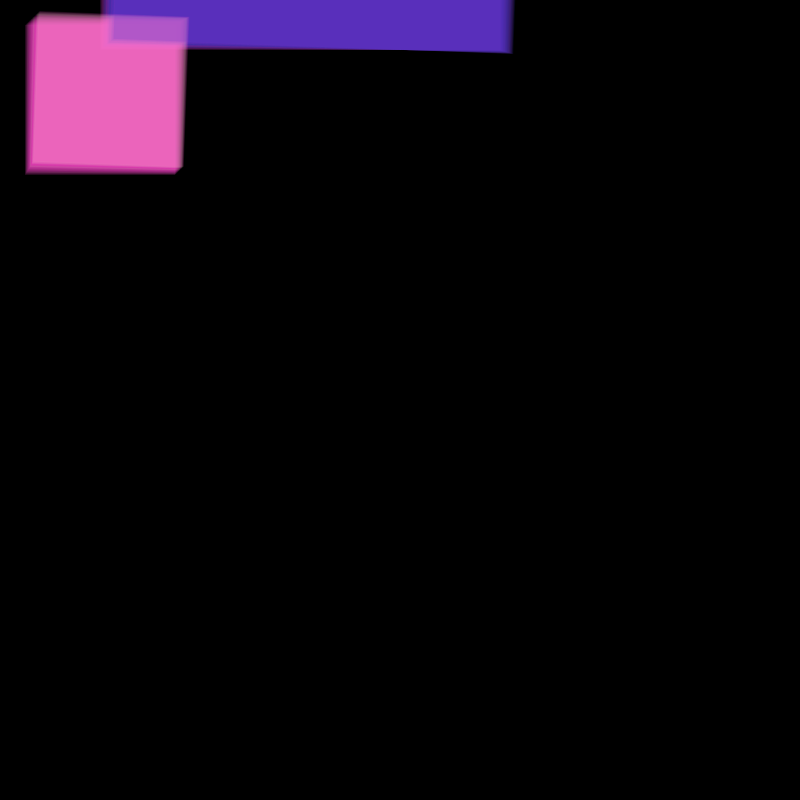
Frame 1 (no input)
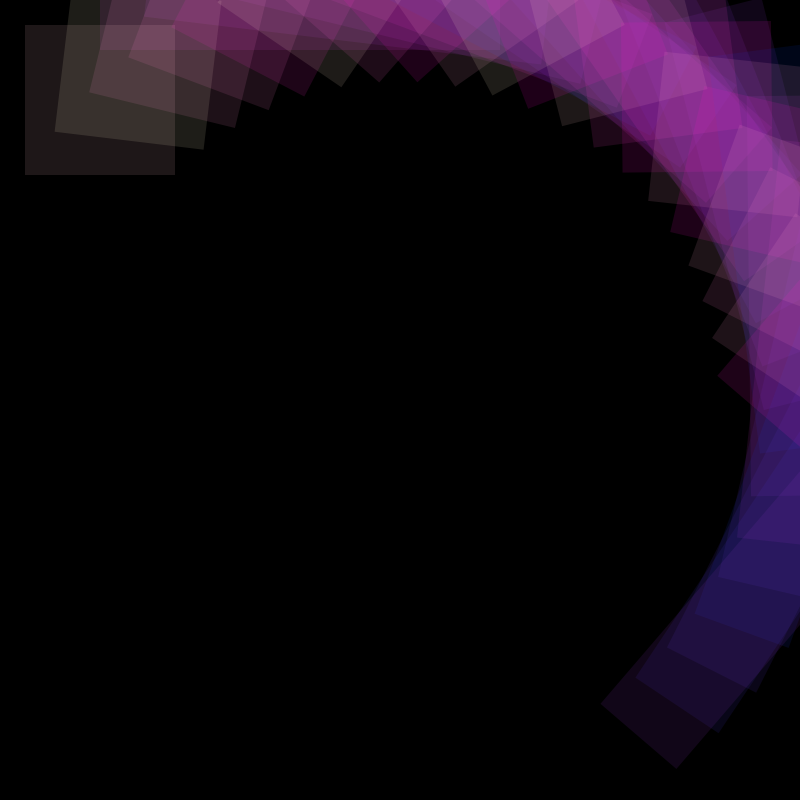
Frame 60 (the mouse pressed at the canvas centre just before this capture)
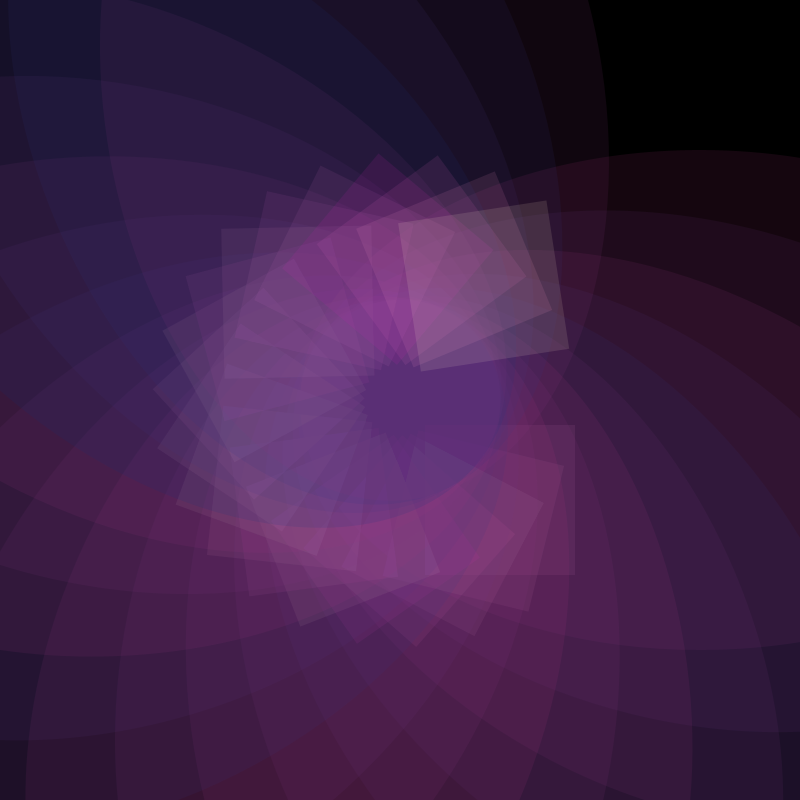
Frame 120 (the mouse held since frame 60 and released just before this capture)

The Processing sketch that drew these frames (run headless with seeded random() and noise(); from frame 60 on, the mouse is pressed at the canvas centre):

// Processing sketch: processing_148750
// ── processing_148750.pde

int speed=20;
float b =150;
float c = 7;   
int d=1;
float vel;
float sum =0.001;
int value ;

   
void setup()
{
  size(800, 800);
  smooth();
  noStroke();
  ellipseMode(CENTER);
  rectMode(CENTER);
   
}
   
void draw()
{
  noCursor();
  background(0);
  translate(width/2, height/2);
   
  vel+=sum;
  for(int s = 0; s < speed; s++)
  {      fill(random(255),47,203,30);

    if(mousePressed==true){
          fill(random(203),47,126,30);
    ellipse(mouseX-100, mouseY-400, mouseX+400, mouseY+100);
        key();

            rotate(vel);

    }
    if(mousePressed==false){
         rect(mouseX-100, mouseY-400, mouseX+400, mouseY+100);
    key();
        rotate(vel);

    
}
}
}
void key(){
    if(keyPressed==true){
      
        fill(255,random(100),100,30);
         


      }
      else{
            fill(255,random(255),203,30);
              



      }
    rect(mouseX-300, mouseY-300, 150, 150);
              rotate(vel);
  }
